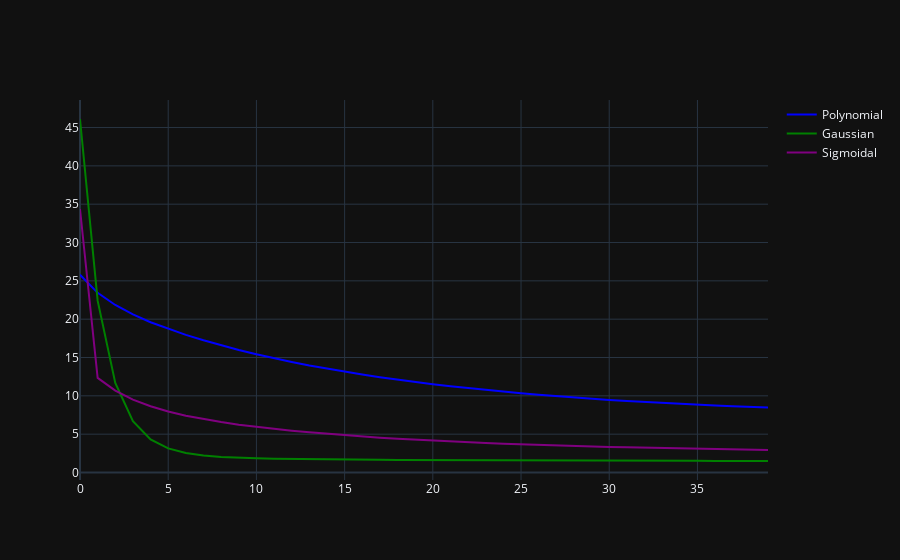

The cell this chart's notebook holds for it:
### Code cell
fig = py.graph_objs.Figure()
fig.add_scatter(y=model_p.error_history, name='Polynomial', line_color='blue')
fig.add_scatter(y=model_g.error_history, name='Gaussian', line_color='green')
fig.add_scatter(y=model_s.error_history, name='Sigmoidal', line_color='purple')
fig.show()

### Figure 1 — Plotly figure (JSON) as saved in the notebook; plotly's stock layout.template omitted (floating-point values rounded to 4 significant figures)
{"data": [{"line": {"color": "blue"}, "name": "Polynomial", "y": [25.8, 23.44, 21.85, 20.62, 19.61, 18.73, 17.95, 17.24, 16.59, 15.99, 15.43, 14.91, 14.42, 13.97, 13.54, 13.14, 12.77, 12.42, 12.1, 11.79, 11.51, 11.24, 10.99, 10.75, 10.53, 10.33, 10.13, 9.953, 9.782, 9.622, 9.472, 9.331, 9.199, 9.074, 8.957, 8.847, 8.743, 8.645, 8.553, 8.467], "type": "scatter"}, {"line": {"color": "green"}, "name": "Gaussian", "y": [46.11, 22.42, 11.68, 6.696, 4.317, 3.144, 2.544, 2.221, 2.038, 1.927, 1.854, 1.804, 1.766, 1.737, 1.713, 1.692, 1.675, 1.659, 1.646, 1.633, 1.622, 1.611, 1.601, 1.592, 1.584, 1.576, 1.568, 1.561, 1.555, 1.548, 1.542, 1.537, 1.531, 1.526, 1.521, 1.517, 1.512, 1.508, 1.504, 1.5], "type": "scatter"}, {"line": {"color": "purple"}, "name": "Sigmoidal", "y": [34.38, 12.34, 10.69, 9.515, 8.635, 7.955, 7.41, 6.959, 6.576, 6.244, 5.95, 5.689, 5.452, 5.238, 5.042, 4.863, 4.698, 4.547, 4.407, 4.278, 4.158, 4.047, 3.945, 3.849, 3.76, 3.678, 3.6, 3.529, 3.461, 3.398, 3.339, 3.284, 3.232, 3.183, 3.137, 3.093, 3.052, 3.013, 2.976, 2.941], "type": "scatter"}], "layout": {}}
